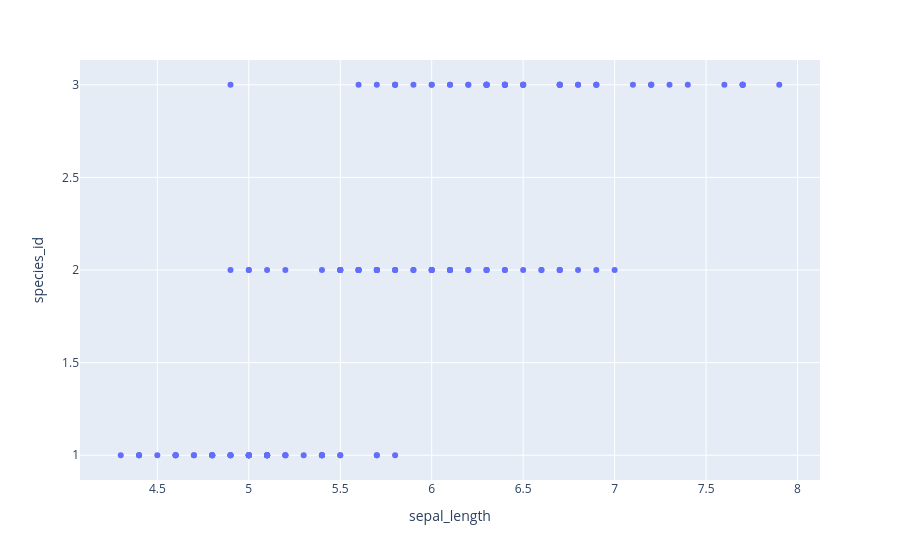
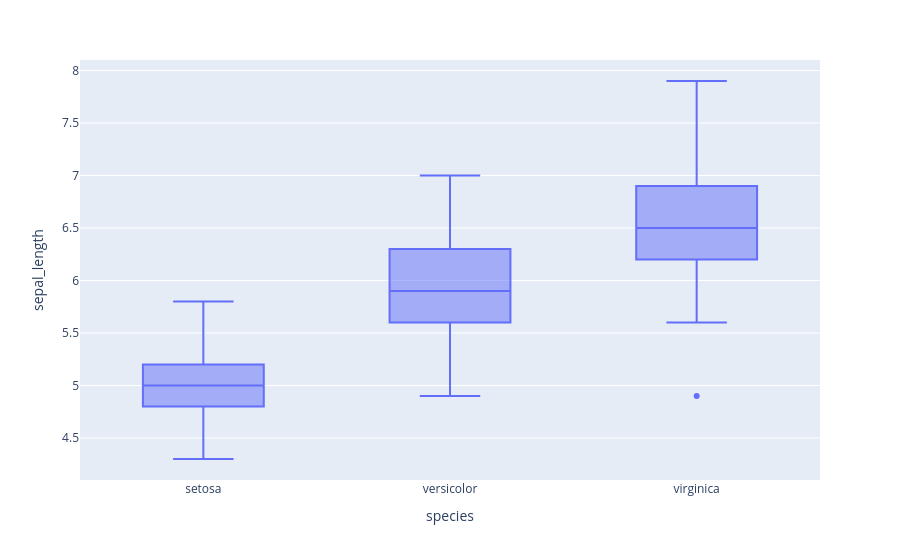
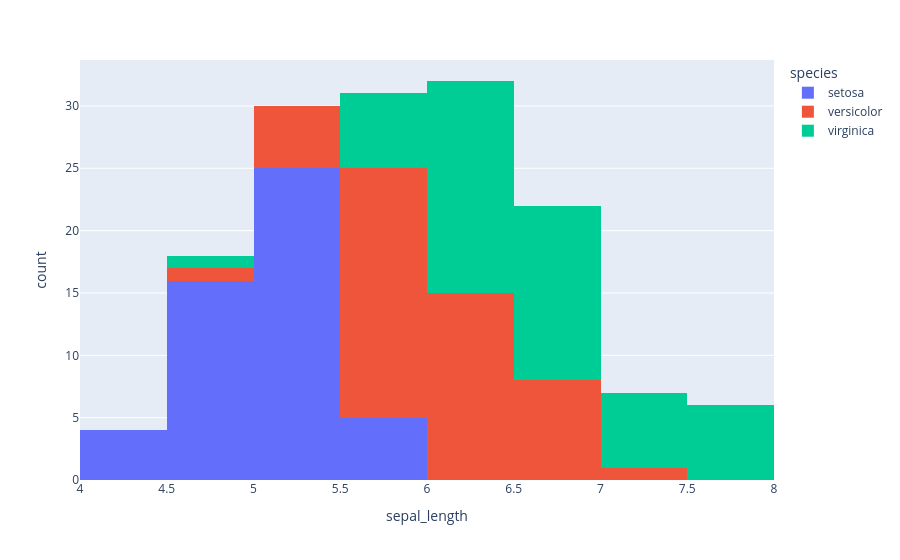

Source (notebook cell) for these figures, in order:
### Code cell
import pandas as pd
from sklearn.datasets import load_iris
import plotly.express as px

#data = load_iris()
#iris_df = pd.DataFrame(data.data, columns = data.feature_names)
#iris_df.columns =  [c.replace("(cm)","").rstrip().replace(" ","_") for c in iris_df.columns]
#display(iris_df)
iris_df = px.data.iris()
iris_df.columns =  [c.replace("(cm)","").rstrip().replace(" ","_") for c in iris_df.columns]
display(iris_df.columns)   # shows all column names
display(iris_df.head())    # shows the first 5 rows

# Each flower as a point
fig1 = px.scatter(iris_df, x="sepal_length", y="species_id")
fig1.show()

# Or, more readable, one box per species
fig2 = px.box(iris_df, x="species", y="sepal_length")
fig2.show()

# Or the histogram colored by species
fig3 = px.histogram(iris_df, x="sepal_length", color="species")
fig3.show()

### Figure 1 — Plotly figure (JSON) as saved in the notebook; plotly's stock layout.template omitted (floating-point values rounded to 4 significant figures; data arrays with more than 128 entries replaced by an {"elided": "..."} marker saying what was removed)
{"data": [{"hovertemplate": "sepal_length=%{x}<br>species_id=%{y}<extra></extra>", "legendgroup": "", "marker": {"color": "#636efa", "symbol": "circle"}, "mode": "markers", "name": "", "orientation": "v", "showlegend": false, "type": "scatter", "x": {"elided": "150 float values"}, "xaxis": "x", "y": {"elided": "150 int values"}, "yaxis": "y"}], "layout": {"legend": {"tracegroupgap": 0}, "margin": {"t": 60}, "xaxis": {"anchor": "y", "domain": [0, 1], "title": {"text": "sepal_length"}}, "yaxis": {"anchor": "x", "domain": [0, 1], "title": {"text": "species_id"}}}}

### Figure 2 — Plotly figure (JSON) as saved in the notebook; plotly's stock layout.template omitted (floating-point values rounded to 4 significant figures; data arrays with more than 128 entries replaced by an {"elided": "..."} marker saying what was removed)
{"data": [{"alignmentgroup": "True", "hovertemplate": "species=%{x}<br>sepal_length=%{y}<extra></extra>", "legendgroup": "", "marker": {"color": "#636efa"}, "name": "", "notched": false, "offsetgroup": "", "orientation": "v", "showlegend": false, "type": "box", "x": {"elided": "150 str values"}, "x0": " ", "xaxis": "x", "y": {"elided": "150 float values"}, "y0": " ", "yaxis": "y"}], "layout": {"boxmode": "group", "legend": {"tracegroupgap": 0}, "margin": {"t": 60}, "xaxis": {"anchor": "y", "domain": [0, 1], "title": {"text": "species"}}, "yaxis": {"anchor": "x", "domain": [0, 1], "title": {"text": "sepal_length"}}}}

### Figure 3 — Plotly figure (JSON) as saved in the notebook; plotly's stock layout.template omitted (floating-point values rounded to 4 significant figures)
{"data": [{"bingroup": "x", "hovertemplate": "species=setosa<br>sepal_length=%{x}<br>count=%{y}<extra></extra>", "legendgroup": "setosa", "marker": {"color": "#636efa", "pattern": {"shape": ""}}, "name": "setosa", "orientation": "v", "showlegend": true, "type": "histogram", "x": [5.1, 4.9, 4.7, 4.6, 5.0, 5.4, 4.6, 5.0, 4.4, 4.9, 5.4, 4.8, 4.8, 4.3, 5.8, 5.7, 5.4, 5.1, 5.7, 5.1, 5.4, 5.1, 4.6, 5.1, 4.8, 5.0, 5.0, 5.2, 5.2, 4.7, 4.8, 5.4, 5.2, 5.5, 4.9, 5.0, 5.5, 4.9, 4.4, 5.1, 5.0, 4.5, 4.4, 5.0, 5.1, 4.8, 5.1, 4.6, 5.3, 5.0], "xaxis": "x", "yaxis": "y"}, {"bingroup": "x", "hovertemplate": "species=versicolor<br>sepal_length=%{x}<br>count=%{y}<extra></extra>", "legendgroup": "versicolor", "marker": {"color": "#EF553B", "pattern": {"shape": ""}}, "name": "versicolor", "orientation": "v", "showlegend": true, "type": "histogram", "x": [7.0, 6.4, 6.9, 5.5, 6.5, 5.7, 6.3, 4.9, 6.6, 5.2, 5.0, 5.9, 6.0, 6.1, 5.6, 6.7, 5.6, 5.8, 6.2, 5.6, 5.9, 6.1, 6.3, 6.1, 6.4, 6.6, 6.8, 6.7, 6.0, 5.7, 5.5, 5.5, 5.8, 6.0, 5.4, 6.0, 6.7, 6.3, 5.6, 5.5, 5.5, 6.1, 5.8, 5.0, 5.6, 5.7, 5.7, 6.2, 5.1, 5.7], "xaxis": "x", "yaxis": "y"}, {"bingroup": "x", "hovertemplate": "species=virginica<br>sepal_length=%{x}<br>count=%{y}<extra></extra>", "legendgroup": "virginica", "marker": {"color": "#00cc96", "pattern": {"shape": ""}}, "name": "virginica", "orientation": "v", "showlegend": true, "type": "histogram", "x": [6.3, 5.8, 7.1, 6.3, 6.5, 7.6, 4.9, 7.3, 6.7, 7.2, 6.5, 6.4, 6.8, 5.7, 5.8, 6.4, 6.5, 7.7, 7.7, 6.0, 6.9, 5.6, 7.7, 6.3, 6.7, 7.2, 6.2, 6.1, 6.4, 7.2, 7.4, 7.9, 6.4, 6.3, 6.1, 7.7, 6.3, 6.4, 6.0, 6.9, 6.7, 6.9, 5.8, 6.8, 6.7, 6.7, 6.3, 6.5, 6.2, 5.9], "xaxis": "x", "yaxis": "y"}], "layout": {"barmode": "relative", "legend": {"title": {"text": "species"}, "tracegroupgap": 0}, "margin": {"t": 60}, "xaxis": {"anchor": "y", "domain": [0, 1], "title": {"text": "sepal_length"}}, "yaxis": {"anchor": "x", "domain": [0, 1], "title": {"text": "count"}}}}
